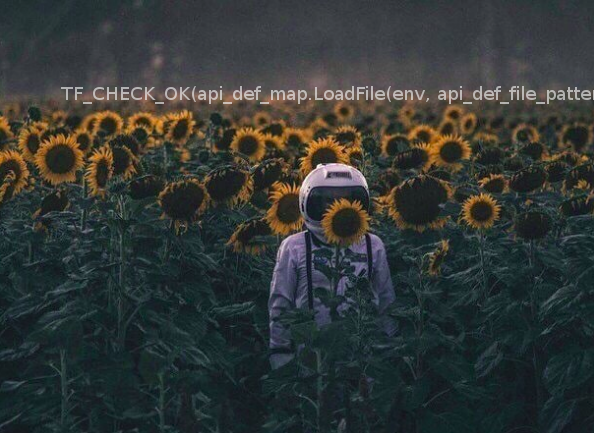
#> input picture src/img/16/astronauta.png, 594 x 433 px
$ python some_types.py
#> lines starting #> are read from the running program, lines starting #| are printed output that depends on the picture; after the words box and inside, x2 and y2 are one past the last pixel; in counts of white or black regions, pixels touching at a corner belong together
import cv2
import numpy as np

# Cargar la imagen como escala de grises
image = cv2.imread("../src/img/16/astronauta.png", 0)
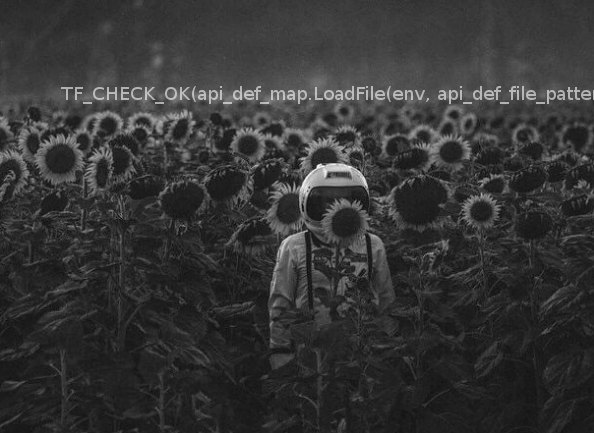
#> image: shape (433, 594); min 2, max 251, mean 53.5
cv2.imshow("Original", image)

# Valores menores a 127 serán 0, arriba serán 255
ret, thresh1 = cv2.threshold(image, 127, 255, cv2.THRESH_BINARY)
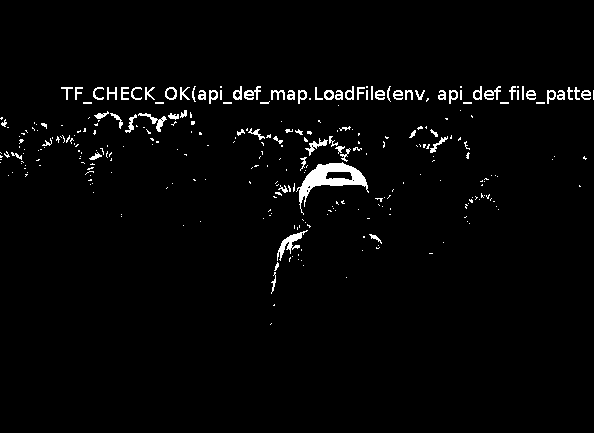
#> thresh1: shape (433, 594); 2.4% white; 303 white regions (227 under 20 px), largest, box (x1, y1, x2, y2) and area: (296, 162, 369, 215) 1150, (277, 230, 308, 261) 270, (138, 113, 167, 132) 146
cv2.imshow("1) Threshold binary", thresh1)

# Valores menores a 127 serán 255, arriba serán 0
ret, thresh2 = cv2.threshold(image, 127, 255, cv2.THRESH_BINARY_INV)
cv2.imshow("2) Threshold binary inverse", thresh2)

# Valores arriba de 127 son truncados (el arg 255 es ignorado)
ret, thresh3 = cv2.threshold(image, 127, 255, cv2.THRESH_TRUNC)
cv2.imshow("3) Threshold trunc", thresh3)

# Valores menores a 127 serán 0, arriba serán sin cambio
ret, thresh4 = cv2.threshold(image, 127, 255, cv2.THRESH_TOZERO)
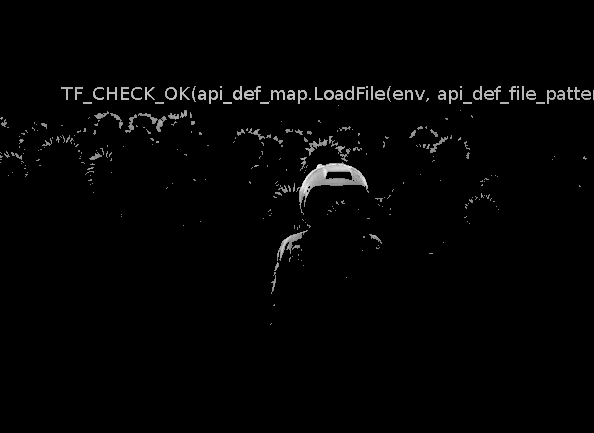
#> thresh4: shape (433, 594); min 0, max 251, mean 3.9
cv2.imshow("4) Threshold to zero", thresh4)

# Valores menores a 127 serán sin cambio, arriba serán 0
ret, thresh5 = cv2.threshold(image, 127, 255, cv2.THRESH_TOZERO_INV)
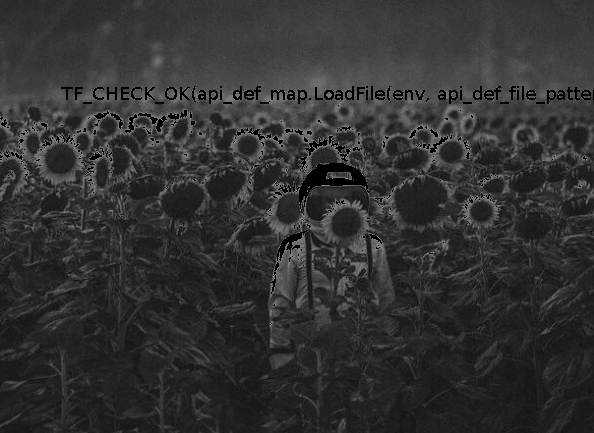
#> thresh5: shape (433, 594); min 0, max 127, mean 49.6
cv2.imshow("5) Threshold to zero inv", thresh5)

cv2.waitKey(0)
cv2.destroyAllWindows()
